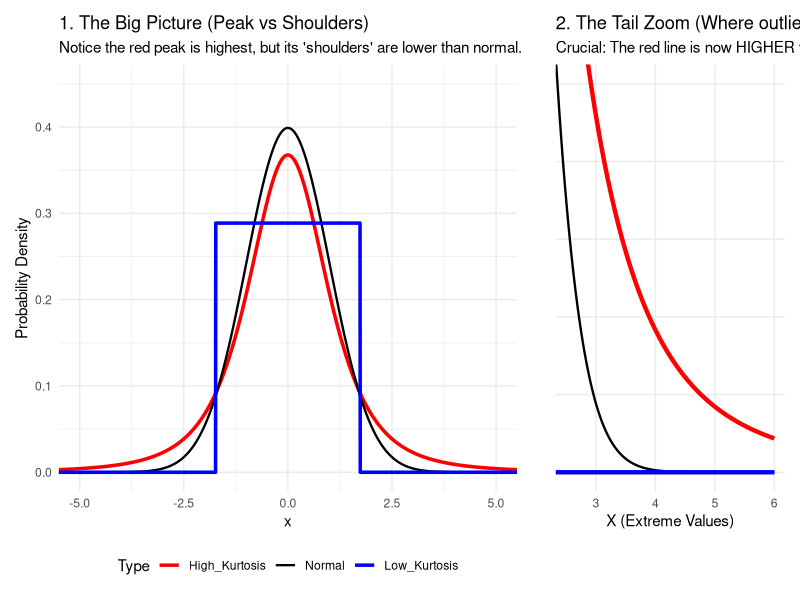

Here is the R script that generated this plot:
## ---- chunk 1
library(tidyverse)
library(patchwork) # Great for combining plots

# --- DATA GENERATION ---
# We create a sequence of X values
x_seq <- seq(-6, 6, length.out = 2000)

# Create a data frame with three different densities
df_kurtosis <- data.frame(x = x_seq) |>
  mutate(
    # Reference: Standard Normal (Mesokurtic)
    Normal = dnorm(x, mean = 0, sd = 1),

    # High Kurtosis (Leptokurtic): Using a t-distribution with low df
    # t-dist has heavier tails than normal.
    High_Kurtosis = dt(x, df = 3),

    # Low Kurtosis (Platykurtic): Using a bounded distribution approach
    # A uniform distribution is the extreme version of low kurtosis.
    # To make it look comparable, we use a wider normal and truncate it,
    # or simply use a uniform density scaled to match roughly.
    # A simpler visual proxy for platykurtic is a low-variance uniform:
    Low_Kurtosis = dunif(x, min = -sqrt(3), max = sqrt(3))
  ) |>
  # Reshape for ggplot
  pivot_longer(cols = -x, names_to = "Type", values_to = "Density") |>
  mutate(Type = factor(Type, levels = c("High_Kurtosis", "Normal", "Low_Kurtosis")))

# --- PLOT 1: THE BIG PICTURE ---
p1 <- ggplot(df_kurtosis, aes(x = x, y = Density, color = Type, size = Type)) +
  geom_line() +
  scale_color_manual(values = c("red", "black", "blue")) +
  scale_size_manual(values = c(1.2, 0.8, 1.2)) +
  theme_minimal() +
  labs(title = "1. The Big Picture (Peak vs Shoulders)",
       subtitle = "Notice the red peak is highest, but its 'shoulders' are lower than normal.",
       y = "Probability Density") +
  theme(legend.position = "bottom") +
  coord_cartesian(xlim = c(-5, 5), ylim = c(0, 0.45))


# --- PLOT 2: THE TAIL ZOOM ---
# We use the exact same data, just zoom the coordinates
p2 <- ggplot(df_kurtosis, aes(x = x, y = Density, color = Type, size = Type)) +
  geom_line() +
  scale_color_manual(values = c("red", "black", "blue")) +
  scale_size_manual(values = c(1.5, 0.8, 1.5)) + # Thicker lines for emphasis
  theme_minimal() +
  # IMPORTANT: The zoom focus areas
  coord_cartesian(xlim = c(2.5, 6), ylim = c(0, 0.025)) +
  labs(title = "2. The Tail Zoom (Where outliers live)",
       subtitle = "Crucial: The red line is now HIGHER than the others.",
       y = "", x = "X (Extreme Values)") +
  theme(legend.position = "none",
        axis.text.y = element_blank(),
        panel.grid.minor = element_blank())

# --- COMBINE WITH PATCHWORK ---
final_plot <- p1 + p2 + plot_layout(widths = c(2, 1))

print(final_plot)
